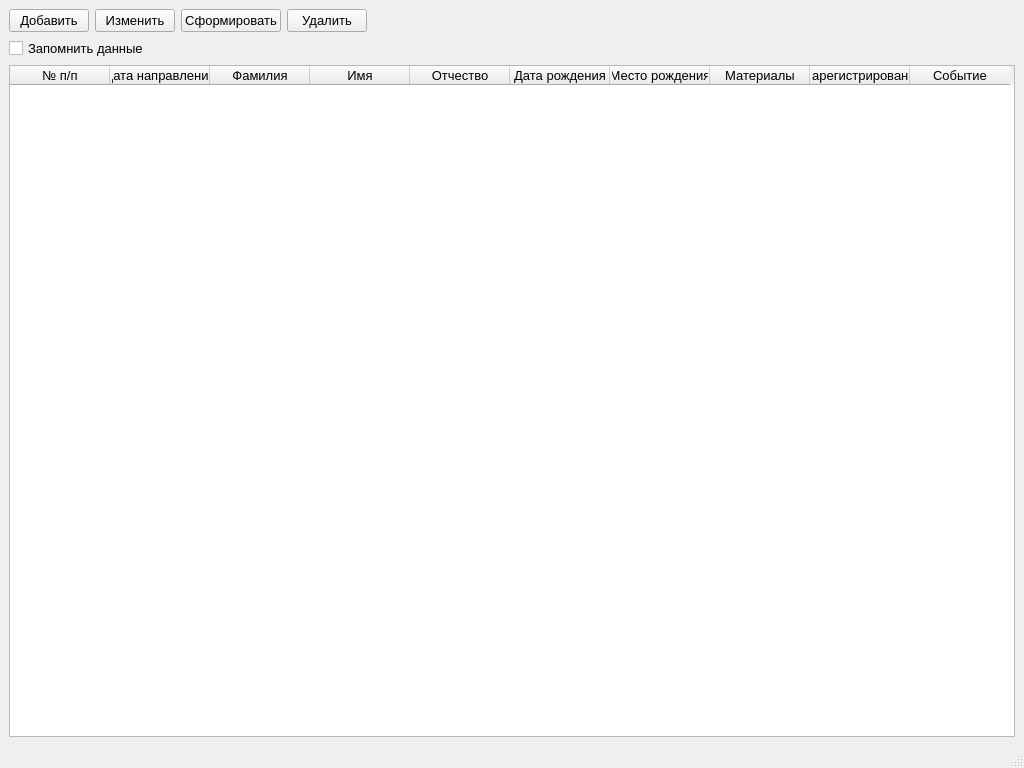
<?xml version="1.0" encoding="UTF-8"?>
<ui version="4.0">
 <class>research_main_window</class>
 <widget class="QMainWindow" name="research_main_window">
  <property name="geometry">
   <rect>
    <x>0</x>
    <y>0</y>
    <width>1024</width>
    <height>768</height>
   </rect>
  </property>
  <property name="font">
   <font>
    <pointsize>10</pointsize>
   </font>
  </property>
  <property name="windowTitle">
   <string>MainWindow</string>
  </property>
  <widget class="QWidget" name="centralwidget">
   <layout class="QVBoxLayout" name="verticalLayout_3">
    <item>
     <layout class="QHBoxLayout" name="horizontalLayout_3">
      <item>
       <layout class="QVBoxLayout" name="verticalLayout">
        <item>
         <layout class="QHBoxLayout" name="horizontalLayout">
          <item>
           <widget class="QPushButton" name="add_person">
            <property name="minimumSize">
             <size>
              <width>50</width>
              <height>0</height>
             </size>
            </property>
            <property name="text">
             <string>Добавить</string>
            </property>
           </widget>
          </item>
          <item>
           <widget class="QPushButton" name="change_pb">
            <property name="text">
             <string>Изменить</string>
            </property>
           </widget>
          </item>
          <item>
           <widget class="QPushButton" name="form_pb">
            <property name="text">
             <string>Сформировать</string>
            </property>
           </widget>
          </item>
          <item>
           <widget class="QPushButton" name="delete_pb">
            <property name="text">
             <string>Удалить</string>
            </property>
           </widget>
          </item>
          <item>
           <spacer name="horizontalSpacer">
            <property name="orientation">
             <enum>Qt::Horizontal</enum>
            </property>
            <property name="sizeHint" stdset="0">
             <size>
              <width>40</width>
              <height>20</height>
             </size>
            </property>
           </spacer>
          </item>
         </layout>
        </item>
        <item>
         <layout class="QHBoxLayout" name="horizontalLayout_2">
          <item>
           <widget class="QCheckBox" name="remember_cb">
            <property name="text">
             <string>Запомнить данные</string>
            </property>
           </widget>
          </item>
          <item>
           <spacer name="horizontalSpacer_2">
            <property name="orientation">
             <enum>Qt::Horizontal</enum>
            </property>
            <property name="sizeHint" stdset="0">
             <size>
              <width>40</width>
              <height>20</height>
             </size>
            </property>
           </spacer>
          </item>
         </layout>
        </item>
        <item>
         <widget class="QTableWidget" name="research_person_table_tw">
          <property name="wordWrap">
           <bool>true</bool>
          </property>
          <attribute name="horizontalHeaderCascadingSectionResizes">
           <bool>false</bool>
          </attribute>
          <attribute name="horizontalHeaderMinimumSectionSize">
           <number>30</number>
          </attribute>
          <attribute name="horizontalHeaderShowSortIndicator" stdset="0">
           <bool>false</bool>
          </attribute>
          <attribute name="horizontalHeaderStretchLastSection">
           <bool>false</bool>
          </attribute>
          <attribute name="verticalHeaderVisible">
           <bool>false</bool>
          </attribute>
          <attribute name="verticalHeaderDefaultSectionSize">
           <number>30</number>
          </attribute>
          <column>
           <property name="text">
            <string>№ п/п</string>
           </property>
           <property name="font">
            <font>
             <pointsize>10</pointsize>
            </font>
           </property>
          </column>
          <column>
           <property name="text">
            <string>Дата направления</string>
           </property>
          </column>
          <column>
           <property name="text">
            <string>Фамилия</string>
           </property>
          </column>
          <column>
           <property name="text">
            <string>Имя</string>
           </property>
          </column>
          <column>
           <property name="text">
            <string>Отчество</string>
           </property>
          </column>
          <column>
           <property name="text">
            <string>Дата рождения</string>
           </property>
          </column>
          <column>
           <property name="text">
            <string>Место рождения</string>
           </property>
          </column>
          <column>
           <property name="text">
            <string>Материалы</string>
           </property>
          </column>
          <column>
           <property name="text">
            <string>Зарегистрировано</string>
           </property>
          </column>
          <column>
           <property name="text">
            <string>Событие</string>
           </property>
          </column>
         </widget>
        </item>
       </layout>
      </item>
      <item>
       <layout class="QVBoxLayout" name="verticalLayout_2">
        <item>
         <layout class="QVBoxLayout" name="addressee_lo"/>
        </item>
        <item>
         <layout class="QVBoxLayout" name="initiator_lo"/>
        </item>
        <item>
         <layout class="QVBoxLayout" name="executor_lo"/>
        </item>
       </layout>
      </item>
     </layout>
    </item>
   </layout>
  </widget>
  <widget class="QStatusBar" name="statusbar"/>
 </widget>
 <resources/>
 <connections/>
</ui>
